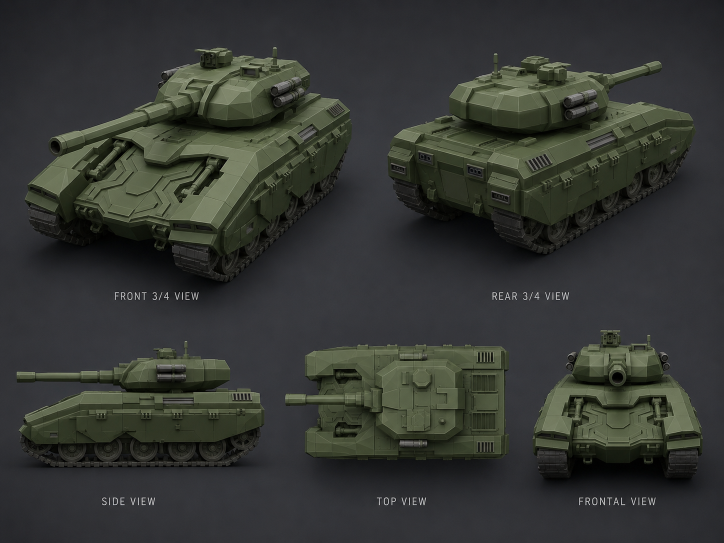
#> input picture .img2threejs/reference.png, 1448 x 1086 px, found by its file name (shown at 1/2 size)
$ python prepare_review_refs.py
#> lines starting #> are read from the running program, lines starting #| are printed output that depends on the picture
from pathlib import Path
from PIL import Image

reference = Image.open(".img2threejs/reference.png").convert("RGB")
#> reference is the input picture: PIL image 1448x1086 RGB; mean R, G, B 52.4, 54.9, 50.8
reference.crop((0, 0, 512, 512)).save("output/playwright/reference-front34.png")
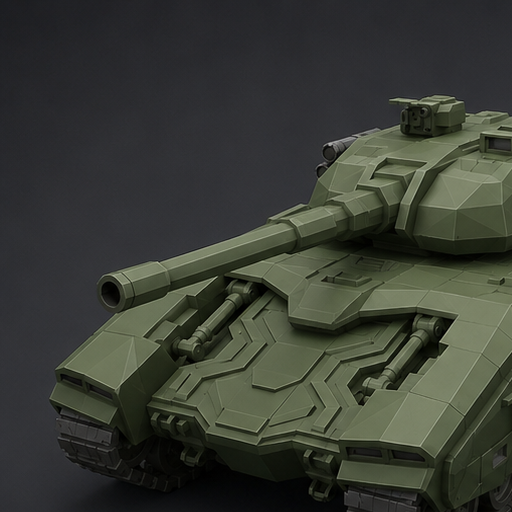
#> saved as reference-front34.png: PIL image 512x512 RGB; mean R, G, B 57, 60.3, 52.3
Image.open("output/playwright/mbt-canvas.jpg").convert("RGB").save("output/playwright/mbt-canvas.png")
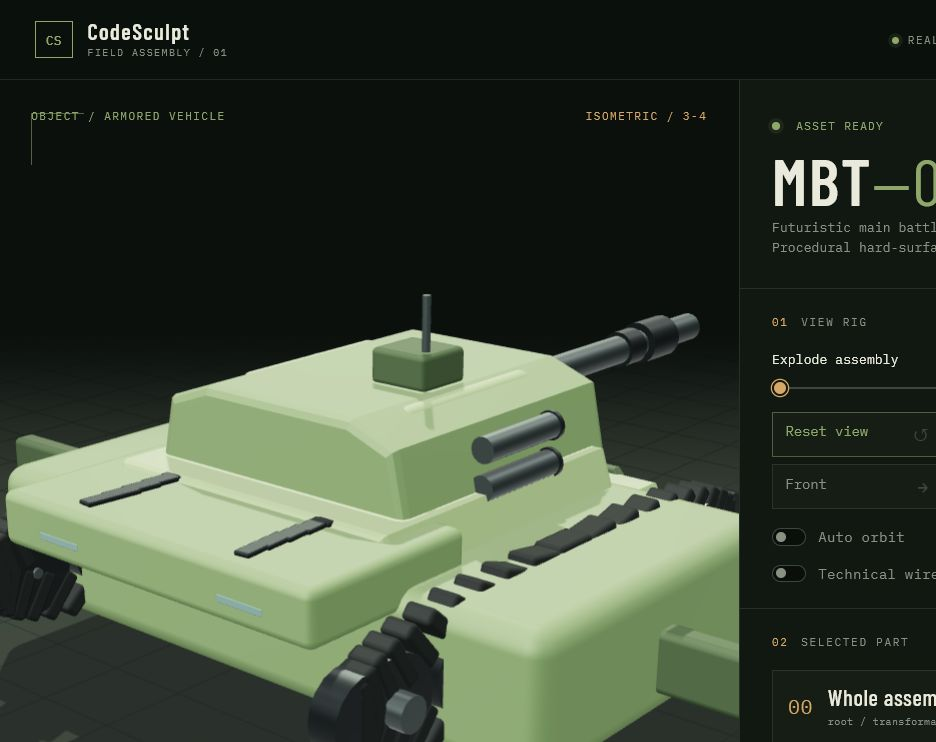
#> input picture archive/legacy/review/playwright/mbt-canvas.jpg, 936 x 742 px, found by its file name
print("prepared aligned reference/render pair")
